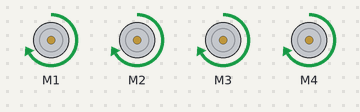
Bench run of a sketch on a simulated Arduino Uno, built with avr-gcc and run on an emulated ATmega328P. Shown: 4 × DC motor (green arrow = forward, orange = backward, longer = faster). What the sketch prints to the serial monitor is not drawn.

Above: at 1.5 s.
At 4.5 s:
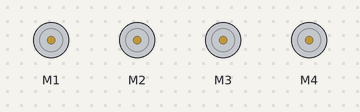
Timing chart, 0 to 7.8 s (numbered marks = the images above):
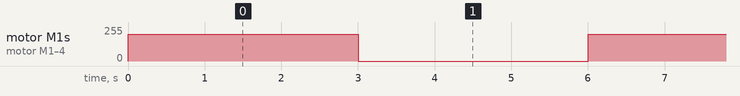

Measured:
- by itself, motor M1–4: alternates forward 200/255 for 3.0 s and stopped for 3.0 s

The sketch:

arduino-motor-driver-code.ino
```cpp
// (licence header left out)
#include <AFMotor.h>

// DC motor on M2
AF_DCMotor motor1(1);
AF_DCMotor motor2(2);
AF_DCMotor motor3(3);
AF_DCMotor motor4(4);
// DC hobby servo


void setup() {
  Serial.begin(9600);           // set up Serial library at 9600 bps
  Serial.println("Motor party!");


  // turn on motor #1
  motor1.setSpeed(200);
  motor1.run(RELEASE);

  // turn on motor #2
  motor2.setSpeed(200);
  motor2.run(RELEASE);

  // turn on motor #3
  motor3.setSpeed(200);
  motor3.run(RELEASE);

  // turn on motor #2
  motor4.setSpeed(200);
  motor4.run(RELEASE);
}

int i;

// Test the DC motor, stepper and servo ALL AT ONCE!
void loop() {
  motor1.run(FORWARD);
  motor2.run(FORWARD);
  motor3.run(FORWARD);
  motor4.run(FORWARD);
  delay(3000);

  motor1.run(RELEASE);
  motor2.run(RELEASE);
  motor3.run(RELEASE);
  motor4.run(RELEASE);
  delay(3000);

}
```
